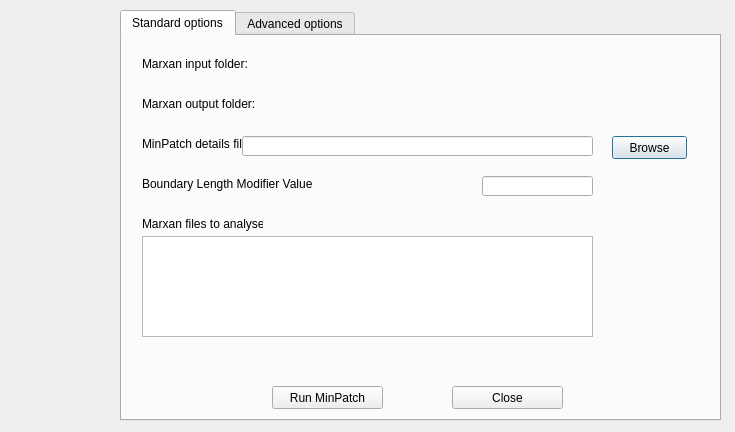
<?xml version="1.0" encoding="UTF-8"?>
<ui version="4.0">
 <class>minpatchDialog</class>
 <widget class="QDialog" name="minpatchDialog">
  <property name="windowModality">
   <enum>Qt::ApplicationModal</enum>
  </property>
  <property name="geometry">
   <rect>
    <x>0</x>
    <y>0</y>
    <width>735</width>
    <height>432</height>
   </rect>
  </property>
  <property name="windowTitle">
   <string>Run MinPatch</string>
  </property>
  <widget class="QLabel" name="logoLabel">
   <property name="geometry">
    <rect>
     <x>-10</x>
     <y>-20</y>
     <width>131</width>
     <height>401</height>
    </rect>
   </property>
   <property name="text">
    <string/>
   </property>
   <property name="pixmap">
    <pixmap resource="resources.qrc">:/plugins/Cluz/icons/icons/setup_logo.png</pixmap>
   </property>
  </widget>
  <widget class="QTabWidget" name="tabWidget">
   <property name="geometry">
    <rect>
     <x>120</x>
     <y>10</y>
     <width>601</width>
     <height>411</height>
    </rect>
   </property>
   <property name="currentIndex">
    <number>0</number>
   </property>
   <widget class="QWidget" name="tab1">
    <attribute name="title">
     <string>Standard options</string>
    </attribute>
    <widget class="QLabel" name="minpatchFileLabel">
     <property name="geometry">
      <rect>
       <x>20</x>
       <y>100</y>
       <width>121</width>
       <height>16</height>
      </rect>
     </property>
     <property name="text">
      <string>MinPatch details file</string>
     </property>
    </widget>
    <widget class="QLabel" name="listLabel">
     <property name="geometry">
      <rect>
       <x>20</x>
       <y>180</y>
       <width>121</width>
       <height>16</height>
      </rect>
     </property>
     <property name="text">
      <string>Marxan files to analyse</string>
     </property>
    </widget>
    <widget class="QLabel" name="outputLabel">
     <property name="geometry">
      <rect>
       <x>20</x>
       <y>60</y>
       <width>411</width>
       <height>16</height>
      </rect>
     </property>
     <property name="text">
      <string>Marxan output folder:</string>
     </property>
    </widget>
    <widget class="QListWidget" name="fileListWidget">
     <property name="geometry">
      <rect>
       <x>20</x>
       <y>200</y>
       <width>451</width>
       <height>101</height>
      </rect>
     </property>
    </widget>
    <widget class="QLineEdit" name="detailsLineEdit">
     <property name="geometry">
      <rect>
       <x>120</x>
       <y>100</y>
       <width>351</width>
       <height>20</height>
      </rect>
     </property>
    </widget>
    <widget class="QLabel" name="listLabel_2">
     <property name="geometry">
      <rect>
       <x>20</x>
       <y>140</y>
       <width>171</width>
       <height>16</height>
      </rect>
     </property>
     <property name="text">
      <string>Boundary Length Modifier Value</string>
     </property>
    </widget>
    <widget class="QPushButton" name="browseButton">
     <property name="geometry">
      <rect>
       <x>490</x>
       <y>100</y>
       <width>75</width>
       <height>23</height>
      </rect>
     </property>
     <property name="text">
      <string>Browse</string>
     </property>
    </widget>
    <widget class="QLabel" name="inputLabel">
     <property name="geometry">
      <rect>
       <x>20</x>
       <y>20</y>
       <width>411</width>
       <height>16</height>
      </rect>
     </property>
     <property name="text">
      <string>Marxan input folder:</string>
     </property>
    </widget>
    <widget class="QLineEdit" name="blmLineEdit">
     <property name="geometry">
      <rect>
       <x>360</x>
       <y>140</y>
       <width>111</width>
       <height>20</height>
      </rect>
     </property>
    </widget>
    <widget class="QPushButton" name="closeButton">
     <property name="geometry">
      <rect>
       <x>330</x>
       <y>350</y>
       <width>111</width>
       <height>23</height>
      </rect>
     </property>
     <property name="text">
      <string>Close</string>
     </property>
    </widget>
    <widget class="QPushButton" name="runButton">
     <property name="geometry">
      <rect>
       <x>150</x>
       <y>350</y>
       <width>111</width>
       <height>23</height>
      </rect>
     </property>
     <property name="text">
      <string>Run MinPatch</string>
     </property>
    </widget>
   </widget>
   <widget class="QWidget" name="tab2">
    <attribute name="title">
     <string>Advanced options</string>
    </attribute>
    <widget class="QCheckBox" name="removeCheckBox">
     <property name="geometry">
      <rect>
       <x>19</x>
       <y>30</y>
       <width>231</width>
       <height>20</height>
      </rect>
     </property>
     <property name="text">
      <string>Remove small patches</string>
     </property>
     <property name="checked">
      <bool>true</bool>
     </property>
    </widget>
    <widget class="QCheckBox" name="addCheckBox">
     <property name="geometry">
      <rect>
       <x>20</x>
       <y>70</y>
       <width>231</width>
       <height>20</height>
      </rect>
     </property>
     <property name="text">
      <string>Add patches</string>
     </property>
     <property name="checked">
      <bool>true</bool>
     </property>
    </widget>
    <widget class="QCheckBox" name="whittleCheckBox">
     <property name="geometry">
      <rect>
       <x>20</x>
       <y>110</y>
       <width>231</width>
       <height>20</height>
      </rect>
     </property>
     <property name="text">
      <string>Simulated whittling</string>
     </property>
     <property name="checked">
      <bool>true</bool>
     </property>
    </widget>
    <widget class="QCheckBox" name="marxanCheckBox">
     <property name="geometry">
      <rect>
       <x>20</x>
       <y>150</y>
       <width>231</width>
       <height>20</height>
      </rect>
     </property>
     <property name="text">
      <string>Reduce jaggedness of patch edges</string>
     </property>
     <property name="checked">
      <bool>true</bool>
     </property>
    </widget>
   </widget>
  </widget>
 </widget>
 <resources>
  <include location="resources.qrc"/>
 </resources>
 <connections>
  <connection>
   <sender>closeButton</sender>
   <signal>clicked()</signal>
   <receiver>minpatchDialog</receiver>
   <slot>close()</slot>
   <hints>
    <hint type="sourcelabel">
     <x>439</x>
     <y>396</y>
    </hint>
    <hint type="destinationlabel">
     <x>74</x>
     <y>394</y>
    </hint>
   </hints>
  </connection>
 </connections>
</ui>
